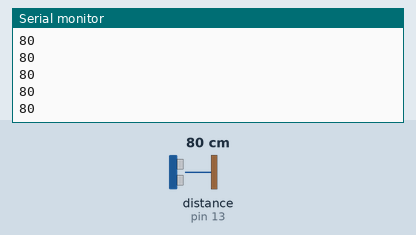
This sketch was run on a simulated Arduino Uno, built with avr-gcc and run on an emulated ATmega328P. On the bench: the last lines printed to the serial monitor. The inputs (shaded band) are chosen by the test bench; at power-on: distance to the obstacle (sensor on pin 13) 80 cm. The echo pulse lasts 58.3 µs per cm.

Above: at 1.2 s.
1.3 s: distance to the obstacle (sensor on pin 13) set to 2 cm
At 1.9 s:
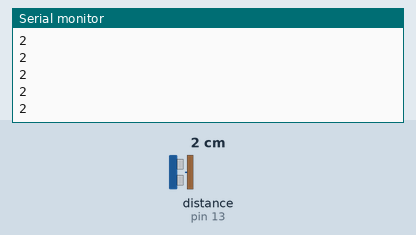
2.8 s: distance to the obstacle (sensor on pin 13) set to 4 cm
At 3.7 s:
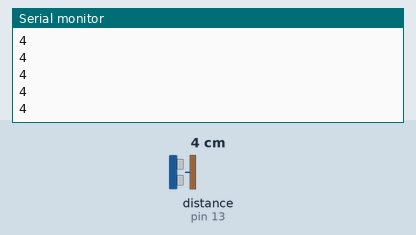
Timing chart, 0 to 5.8 s (numbered marks = the images above; inputs shaded):
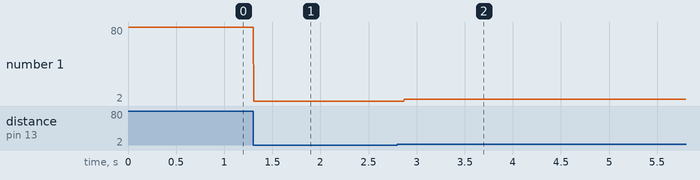

The sketch:

SenzorUltraSonic.ino
```cpp
int trig=12, eccho=13;
int gnd, vcc;
void setup() {
  pinMode(trig, OUTPUT);
  pinMode(eccho, INPUT);
  Serial.begin(9600);
}

long t, d;

void loop() {
  digitalWrite(trig, LOW);
  delayMicroseconds(2);
  digitalWrite(trig, HIGH);
  delayMicroseconds(10);
  digitalWrite(trig, LOW);

  t = pulseIn(eccho, HIGH);
  d = t /58;
  Serial.println(d);
}
```

Measured:
- after the input at 1.3 s, the serial monitor: prints a new line at once (image 1)
- after the input at 2.8 s, the serial monitor: prints a new line after 0.07 s (image 2)
- plotted number 1: 80 → 2 after the input at 1.3 s, 2 → 4 after the input at 2.8 s
